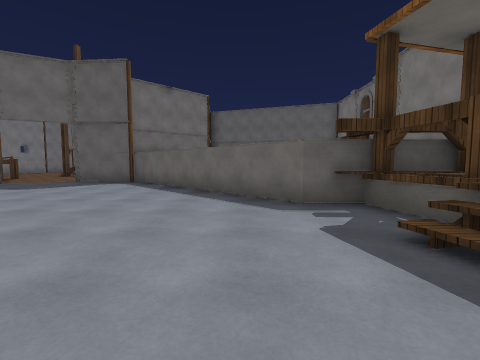
view 1 (above)

20 first-person views from a walk through a Unity game level. The camera is 1.3 m above the floor, tilts 4° down and sees 90° across. Doors are open. The floor is counted in squares, 2 m on a side. Each view is taken from the middle of a square. On the plan, view 1 faces up. The plan holds only what a view shows up to about 9 squares ahead; the rest is blank. The place goes on beyond the plan. The player character is not drawn. Some surface patterns are stand-ins.

view 2
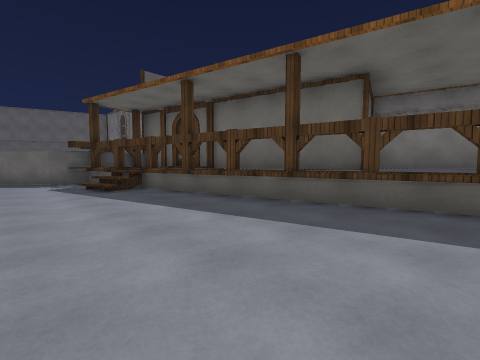

view 3
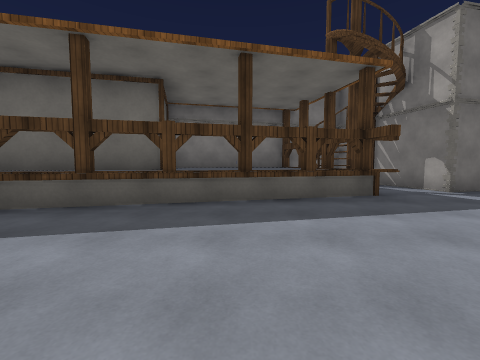

view 4
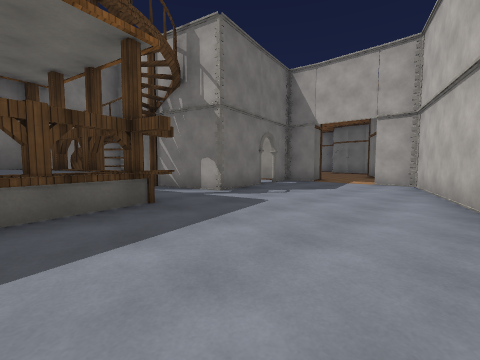

view 5
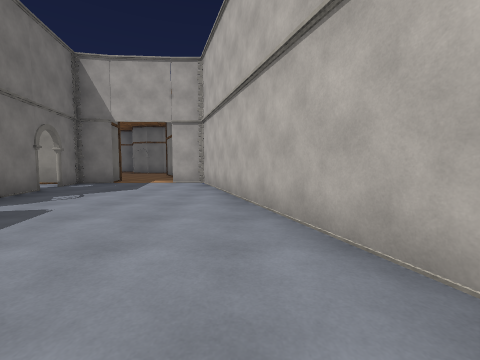

view 6
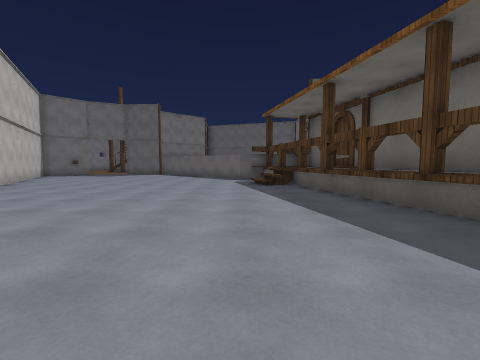

view 7
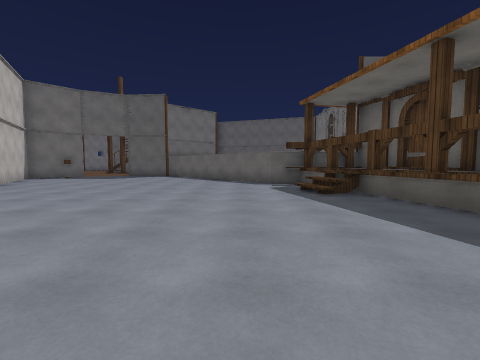

view 8
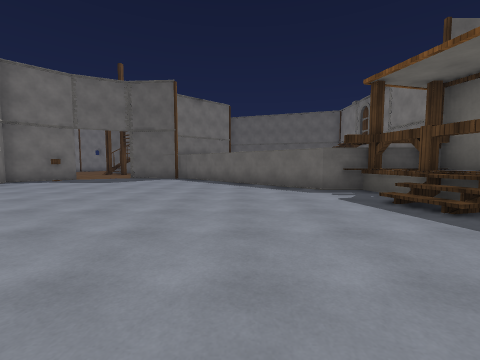

view 9
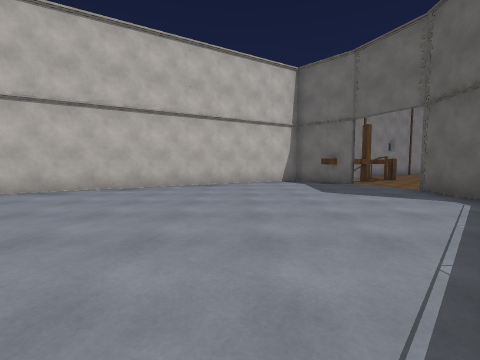

view 10
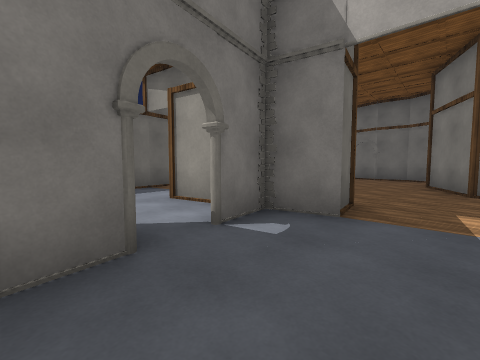

view 11
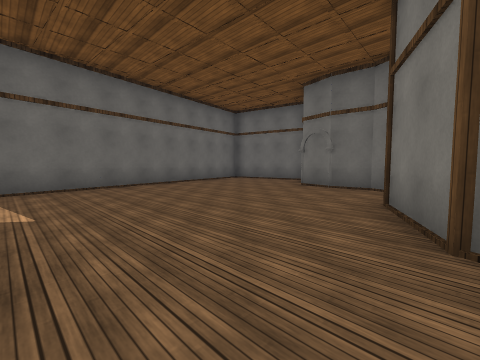

view 12
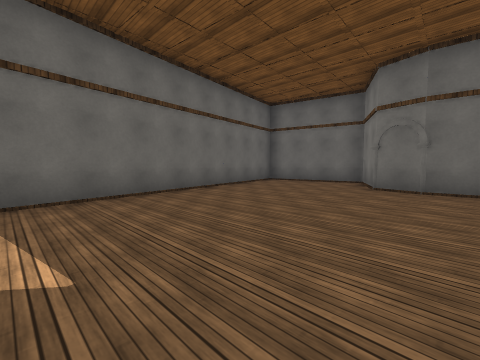

view 13
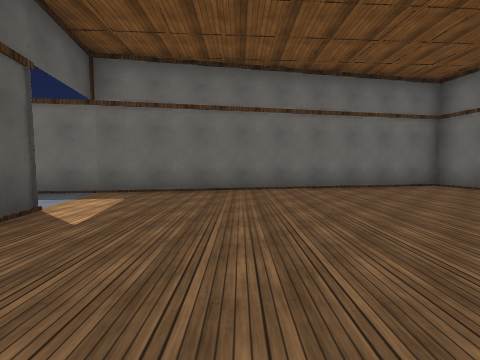

view 14
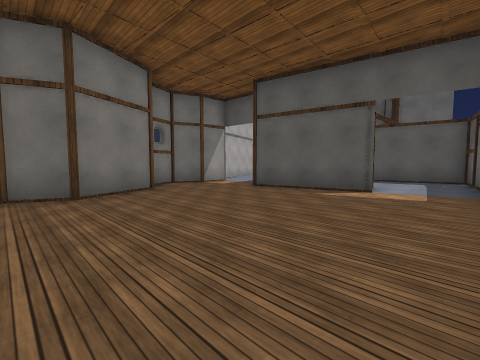

view 15
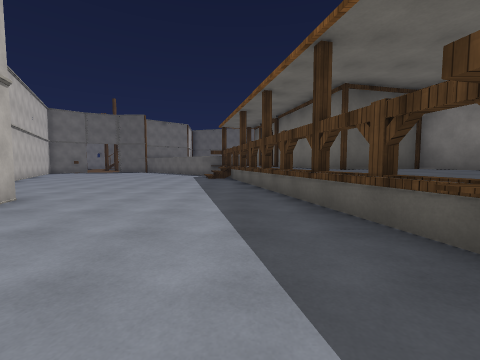

view 16
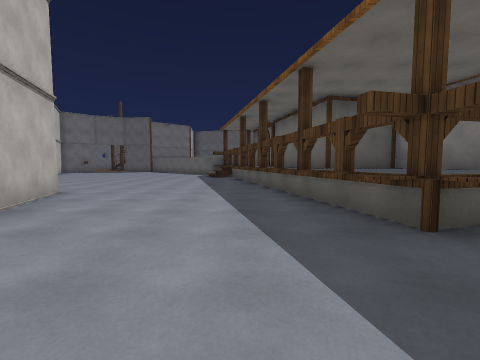

view 17
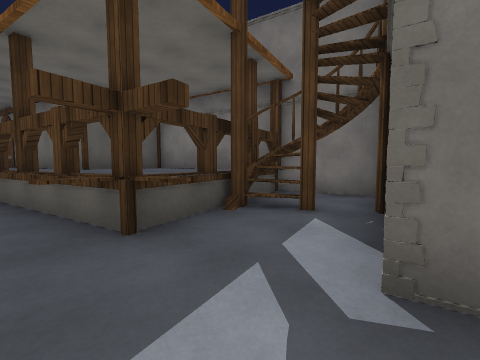

view 18
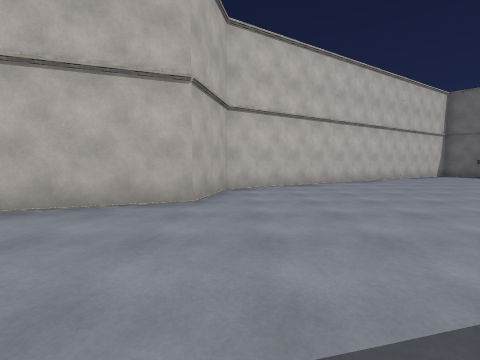

view 19
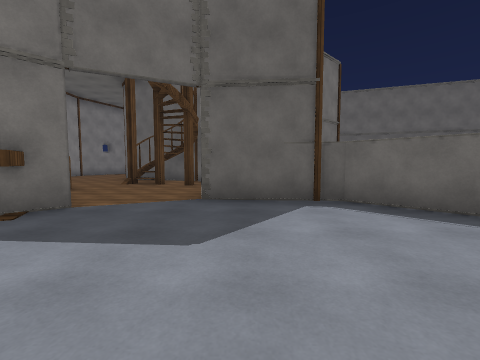

view 20
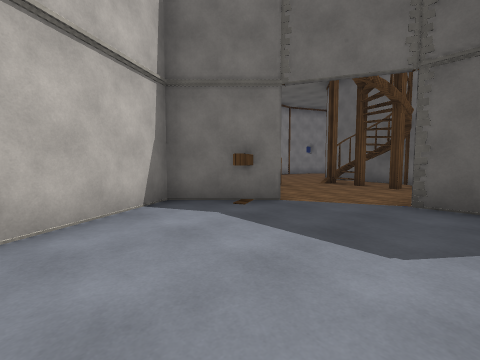

### Floor plan
Key: @ floor where view 1 was taken; # wall or solid block; . floor; / step, stairs or slope; D open door; = window, fence, low wall or low ledge; ^ raised ledge; R railing; A arch; O other object.
Columns run from 10 left of view 1 to 12 right of it. Each row starts with its distance up from view 1.
 11   ###
 10 OO...
  9  # .####
  8  #O.#..##
  7  #O.....##
  6  #.......##
  5  #........##
  4   #........##RO
  3   ##........R^^
  2    #......../RO
  1    ##.......=OO^
  0     #.....@..O^^
 -1     ##.......O^^
 -2      #........O^
 -3       #.......O^^^#
 -4       ##......#^^^^
 -5        ###....O^^^^
 -6          #.....O^^^#
 -7          #.....OOO##
 -8           #....O.###
 -9           #.......##
-10           #.....#####
-11            #....# ..#
-12            #....A...#
-13            ##...#....#
-14             #DDD###DD#
-15             ##.......#
-16             #........#
-17             ##.......#
-18               #......##
-19               ##......#
-20               #.......#
-21               ##.A....#
-22                ####...#
-23                   #.###
-24                   ###

Positions as (right, up) in squares from view 1, and headings:
1: (0, 0), facing up
2: (0, -5), facing up-right
3: (0, -5), facing right
4: (1, -6), facing down-right
5: (1, -6), facing down
6: (1, -6), facing up
7: (0, -4), facing up
8: (-1, -2), facing up
9: (0, 4), facing left
10: (4, -11), facing down-right
11: (4, -15), facing down-right
12: (6, -15), facing down-right
13: (5, -17), facing right
14: (10, -20), facing up-left
15: (3, -9), facing up
16: (3, -10), facing up
17: (4, -10), facing up-right
18: (3, -4), facing left
19: (-5, 4), facing up
20: (-5, 4), facing up-left
